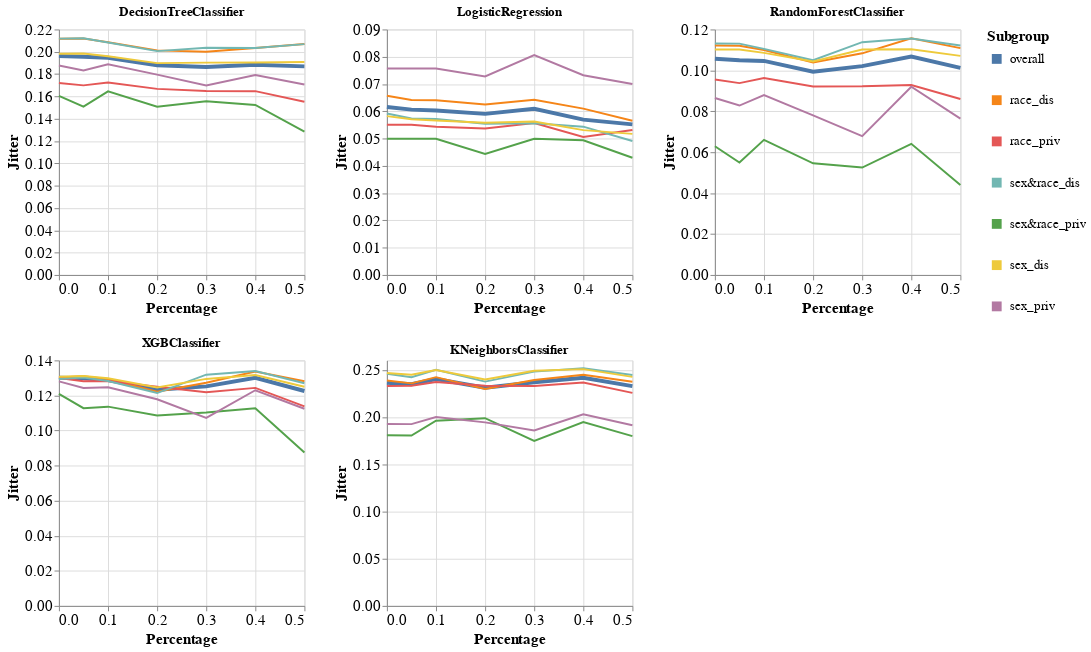

The notebook cell this image was saved under:
### Markdown cell above
### Specific subgroup metric per dataset and multiple models

### Code cell
visualizer.create_subgroups_grid_pct_lines_per_model_plot(subgroup_metric='Jitter',
                                                          target_preprocessing_technique=PREPROCESSING_TECHNIQUES[0],
                                                          model_names=MODEL_NAMES)
